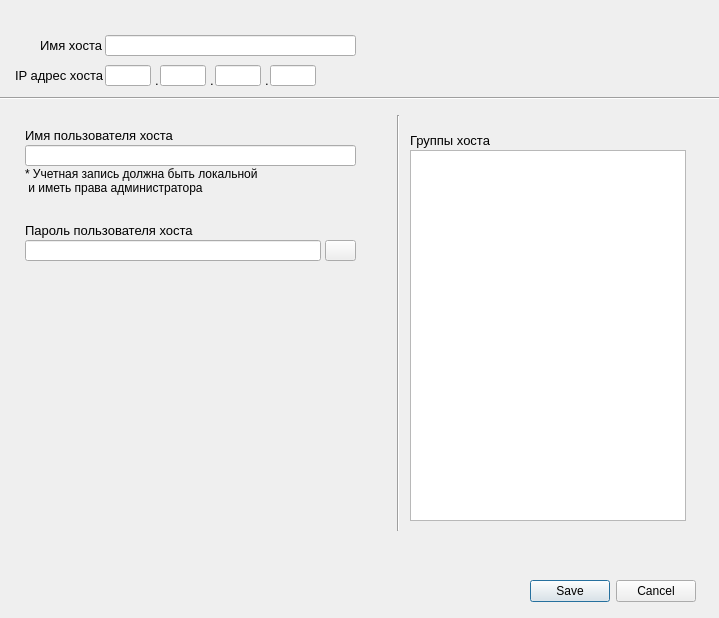
<?xml version="1.0" encoding="UTF-8"?>
<ui version="4.0">
 <class>AddHost</class>
 <widget class="QDialog" name="AddHost">
  <property name="geometry">
   <rect>
    <x>0</x>
    <y>0</y>
    <width>719</width>
    <height>618</height>
   </rect>
  </property>
  <property name="minimumSize">
   <size>
    <width>719</width>
    <height>618</height>
   </size>
  </property>
  <property name="maximumSize">
   <size>
    <width>719</width>
    <height>618</height>
   </size>
  </property>
  <property name="windowTitle">
   <string>Добавить новый хост</string>
  </property>
  <widget class="QDialogButtonBox" name="buttonBox">
   <property name="geometry">
    <rect>
     <x>525</x>
     <y>575</y>
     <width>171</width>
     <height>32</height>
    </rect>
   </property>
   <property name="orientation">
    <enum>Qt::Horizontal</enum>
   </property>
   <property name="standardButtons">
    <set>QDialogButtonBox::Cancel|QDialogButtonBox::Save</set>
   </property>
  </widget>
  <widget class="QLabel" name="label">
   <property name="geometry">
    <rect>
     <x>40</x>
     <y>35</y>
     <width>66</width>
     <height>21</height>
    </rect>
   </property>
   <property name="font">
    <font>
     <family>Segoe UI</family>
     <pointsize>10</pointsize>
    </font>
   </property>
   <property name="text">
    <string>Имя хоста</string>
   </property>
   <property name="buddy">
    <cstring>hostname</cstring>
   </property>
  </widget>
  <widget class="QLineEdit" name="hostname">
   <property name="geometry">
    <rect>
     <x>105</x>
     <y>35</y>
     <width>251</width>
     <height>21</height>
    </rect>
   </property>
  </widget>
  <widget class="QLabel" name="label_2">
   <property name="geometry">
    <rect>
     <x>15</x>
     <y>65</y>
     <width>91</width>
     <height>21</height>
    </rect>
   </property>
   <property name="font">
    <font>
     <family>Segoe UI</family>
     <pointsize>10</pointsize>
    </font>
   </property>
   <property name="text">
    <string>IP адрес хоста</string>
   </property>
   <property name="buddy">
    <cstring>ip1</cstring>
   </property>
  </widget>
  <widget class="QLineEdit" name="ip1">
   <property name="geometry">
    <rect>
     <x>105</x>
     <y>65</y>
     <width>46</width>
     <height>21</height>
    </rect>
   </property>
   <property name="inputMask">
    <string>000</string>
   </property>
  </widget>
  <widget class="Line" name="line">
   <property name="geometry">
    <rect>
     <x>-18</x>
     <y>90</y>
     <width>761</width>
     <height>16</height>
    </rect>
   </property>
   <property name="orientation">
    <enum>Qt::Horizontal</enum>
   </property>
  </widget>
  <widget class="Line" name="line_2">
   <property name="geometry">
    <rect>
     <x>390</x>
     <y>115</y>
     <width>16</width>
     <height>416</height>
    </rect>
   </property>
   <property name="orientation">
    <enum>Qt::Vertical</enum>
   </property>
  </widget>
  <widget class="QLabel" name="label_3">
   <property name="geometry">
    <rect>
     <x>25</x>
     <y>125</y>
     <width>156</width>
     <height>21</height>
    </rect>
   </property>
   <property name="font">
    <font>
     <family>Segoe UI</family>
     <pointsize>10</pointsize>
    </font>
   </property>
   <property name="text">
    <string>Имя пользователя хоста</string>
   </property>
   <property name="buddy">
    <cstring>login</cstring>
   </property>
  </widget>
  <widget class="QLineEdit" name="login">
   <property name="geometry">
    <rect>
     <x>25</x>
     <y>145</y>
     <width>331</width>
     <height>21</height>
    </rect>
   </property>
  </widget>
  <widget class="QLabel" name="label_4">
   <property name="geometry">
    <rect>
     <x>25</x>
     <y>160</y>
     <width>321</width>
     <height>41</height>
    </rect>
   </property>
   <property name="text">
    <string>* Учетная запись должна быть локальной
 и иметь права администратора</string>
   </property>
  </widget>
  <widget class="QLabel" name="label_5">
   <property name="geometry">
    <rect>
     <x>25</x>
     <y>220</y>
     <width>171</width>
     <height>21</height>
    </rect>
   </property>
   <property name="font">
    <font>
     <family>Segoe UI</family>
     <pointsize>10</pointsize>
    </font>
   </property>
   <property name="text">
    <string>Пароль пользователя хоста</string>
   </property>
   <property name="buddy">
    <cstring>pass</cstring>
   </property>
  </widget>
  <widget class="QLineEdit" name="pass">
   <property name="geometry">
    <rect>
     <x>25</x>
     <y>240</y>
     <width>296</width>
     <height>21</height>
    </rect>
   </property>
   <property name="echoMode">
    <enum>QLineEdit::Password</enum>
   </property>
  </widget>
  <widget class="QListWidget" name="listWidget">
   <property name="geometry">
    <rect>
     <x>410</x>
     <y>150</y>
     <width>276</width>
     <height>371</height>
    </rect>
   </property>
   <property name="selectionMode">
    <enum>QAbstractItemView::MultiSelection</enum>
   </property>
  </widget>
  <widget class="QLabel" name="label_6">
   <property name="geometry">
    <rect>
     <x>410</x>
     <y>130</y>
     <width>156</width>
     <height>21</height>
    </rect>
   </property>
   <property name="font">
    <font>
     <family>Segoe UI</family>
     <pointsize>10</pointsize>
    </font>
   </property>
   <property name="text">
    <string>Группы хоста</string>
   </property>
   <property name="buddy">
    <cstring>listWidget</cstring>
   </property>
  </widget>
  <widget class="QLineEdit" name="ip2">
   <property name="geometry">
    <rect>
     <x>160</x>
     <y>65</y>
     <width>46</width>
     <height>21</height>
    </rect>
   </property>
   <property name="inputMask">
    <string>000</string>
   </property>
  </widget>
  <widget class="QLineEdit" name="ip3">
   <property name="geometry">
    <rect>
     <x>215</x>
     <y>65</y>
     <width>46</width>
     <height>21</height>
    </rect>
   </property>
   <property name="inputMask">
    <string>000</string>
   </property>
  </widget>
  <widget class="QLineEdit" name="ip4">
   <property name="geometry">
    <rect>
     <x>270</x>
     <y>65</y>
     <width>46</width>
     <height>21</height>
    </rect>
   </property>
   <property name="inputMask">
    <string>000</string>
   </property>
  </widget>
  <widget class="QLabel" name="label_7">
   <property name="geometry">
    <rect>
     <x>155</x>
     <y>70</y>
     <width>16</width>
     <height>21</height>
    </rect>
   </property>
   <property name="font">
    <font>
     <family>Segoe UI</family>
     <pointsize>10</pointsize>
    </font>
   </property>
   <property name="text">
    <string>.</string>
   </property>
   <property name="buddy">
    <cstring>ip2</cstring>
   </property>
  </widget>
  <widget class="QLabel" name="label_8">
   <property name="geometry">
    <rect>
     <x>210</x>
     <y>70</y>
     <width>16</width>
     <height>21</height>
    </rect>
   </property>
   <property name="font">
    <font>
     <family>Segoe UI</family>
     <pointsize>10</pointsize>
    </font>
   </property>
   <property name="text">
    <string>.</string>
   </property>
   <property name="buddy">
    <cstring>ip3</cstring>
   </property>
  </widget>
  <widget class="QLabel" name="label_9">
   <property name="geometry">
    <rect>
     <x>265</x>
     <y>70</y>
     <width>16</width>
     <height>21</height>
    </rect>
   </property>
   <property name="font">
    <font>
     <family>Segoe UI</family>
     <pointsize>10</pointsize>
    </font>
   </property>
   <property name="text">
    <string>.</string>
   </property>
  </widget>
  <widget class="QPushButton" name="pushButton">
   <property name="geometry">
    <rect>
     <x>325</x>
     <y>240</y>
     <width>31</width>
     <height>21</height>
    </rect>
   </property>
   <property name="text">
    <string/>
   </property>
  </widget>
 </widget>
 <tabstops>
  <tabstop>hostname</tabstop>
  <tabstop>ip1</tabstop>
  <tabstop>ip2</tabstop>
  <tabstop>ip3</tabstop>
  <tabstop>ip4</tabstop>
  <tabstop>login</tabstop>
  <tabstop>pass</tabstop>
  <tabstop>listWidget</tabstop>
 </tabstops>
 <resources/>
 <connections>
  <connection>
   <sender>buttonBox</sender>
   <signal>rejected()</signal>
   <receiver>AddHost</receiver>
   <slot>reject()</slot>
   <hints>
    <hint type="sourcelabel">
     <x>695</x>
     <y>595</y>
    </hint>
    <hint type="destinationlabel">
     <x>286</x>
     <y>274</y>
    </hint>
   </hints>
  </connection>
 </connections>
</ui>
